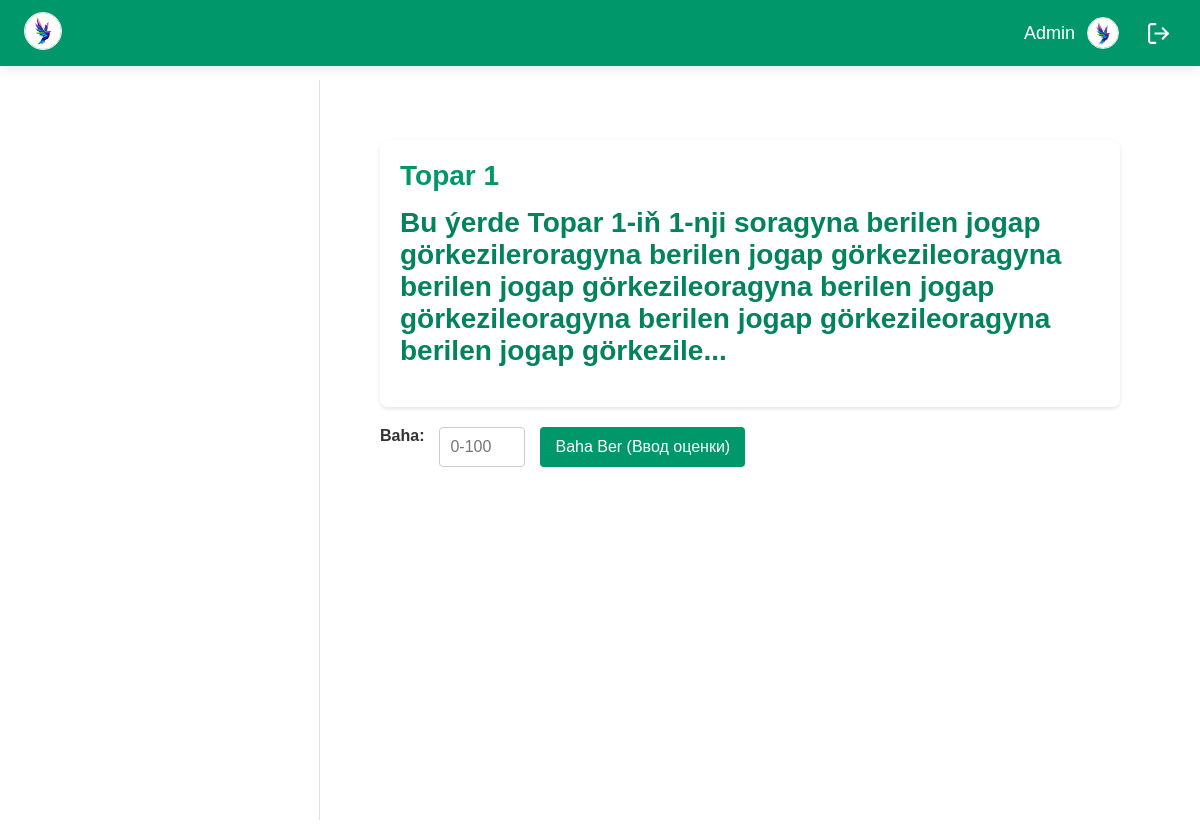
The app's page /emin/2/, older data.
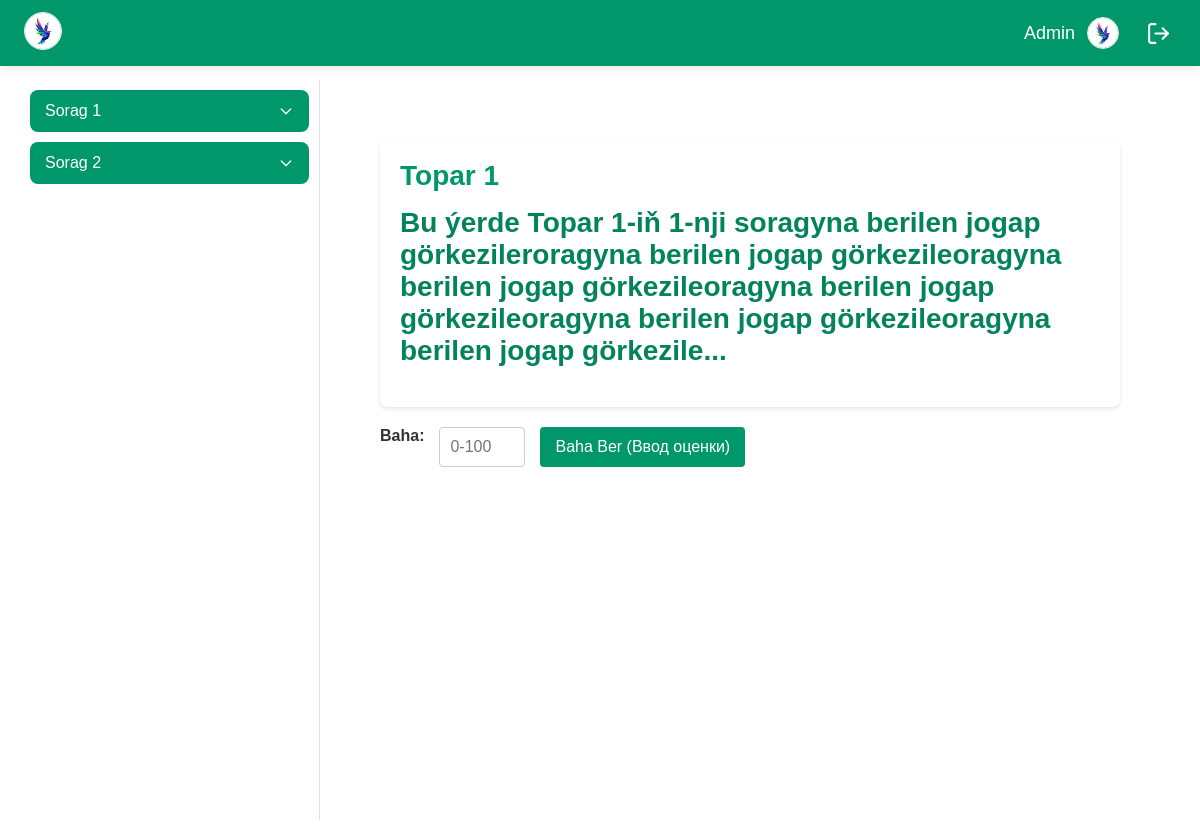
The same page, newer data.
### basleshikApp/models.py (models this page shows, shortened)
class Question(models.Model):
    question = models.TextField()
    question_num = models.IntegerField()
    time = models.TimeField()
    compatition_id = models.ForeignKey(Compatition, on_delete=models.CASCADE)
    created_at = models.DateTimeField(auto_now_add=True)
    updated_at = models.DateTimeField(auto_now=True)
    status = models.BooleanField(default=True)
    class Meta:
        verbose_name = 'Sorag'
        verbose_name_plural = 'Soraglar'
        ordering = 'question_num','-compatition_id'

### basleshikApp/views.py (the view)
# urls.py: path('emin/<int:id>/', views.emin, name='emin'),
def emin(request, id):
    questions = models.Question.objects.filter(compatition_id=id)
    result = dict()
    for question in questions:
        result[f'{question.question_num}'] = models.Result.objects.filter(question_id__question_num=question.question_num)
    print(result.keys())
    print(result.values())
    for res in result.keys():
        print(res)
        if res == '1':
            print(result.get(res))
    context = {
        'competition_id': id,
        'questions': questions,
        'result': result
    }
    return render(request, 'emin.html', context)

### basleshikApp/models.py (called while the page is built)
    def __str__(self):
        return self.answer

### templates/emin.html (shortened to what this page needs)
{% extends "base.html" %}
{% block content %}
<div class="sidebar">
    <div class="groups-list">
        {% for question in questions %}
            <div class="group-item" data-group="group1">
                <div class="group-header">
                    <span>Sorag {{ question.question_num }}</span>
                    <svg class="group-icon" width="16" height="16" viewBox="0 0 24 24" fill="none">
                        <path d="M19 9L12 16L5 9" stroke="currentColor" stroke-width="2" stroke-linecap="round" stroke-linejoin="round"/>
                    </svg>
                </div>
            </div>
        {% endfor %}
    </div>
</div>
<div class="content-area">
    <div class="answer-container" id="answer1">
        <h2 class="welcome-text">Topar 1</h2>
        <p class="welcome-text">Bu ýerde Topar 1-iň 1-nji soragyna berilen jogap görkezileroragyna berilen jogap görkezileoragyna berilen jogap görkezileoragyna berilen jogap görkezileoragyna berilen jogap görkezileoragyna berilen jogap görkezile...</p>
    </div>
    <div class="judge-container">
        <div class="evaluation-form">
            <label for="answer-grade">Baha:</label>
            <input type="number" id="answer-grade" name="answer-grade" min="0" max="100" placeholder="0-100">
            <button id="submit-grade">Baha Ber (Ввод оценки)</button>
        </div>
    </div>
</div>
{% endblock content %}

Row changes from the older to the newer data that the page shows:
added Question: question_num "1"
added Question: question_num "2"
